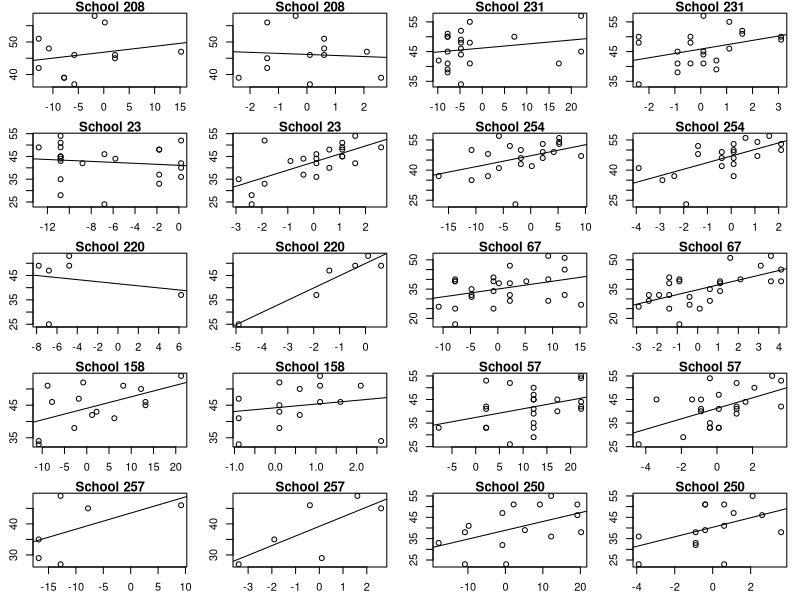
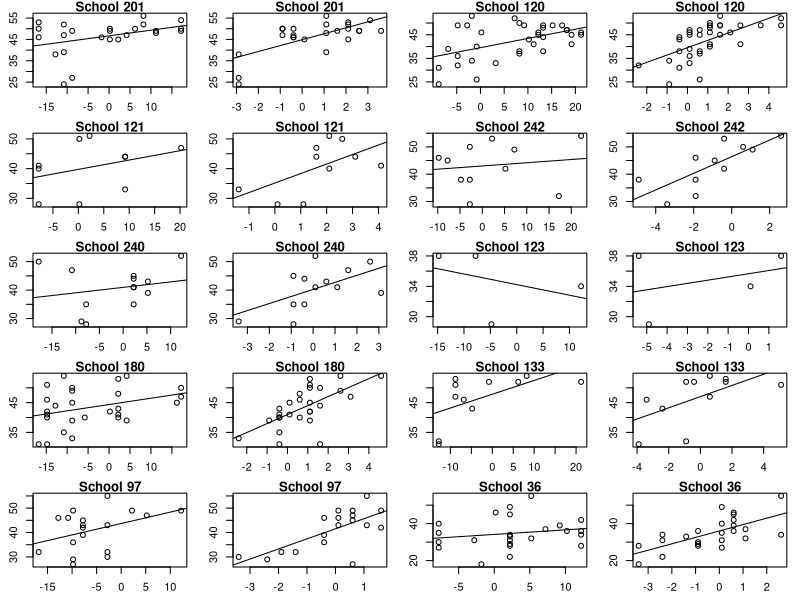
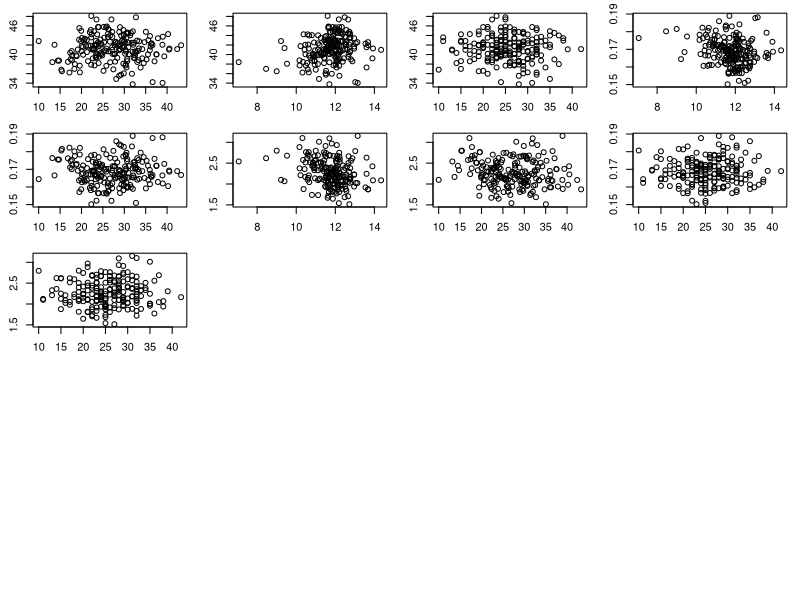
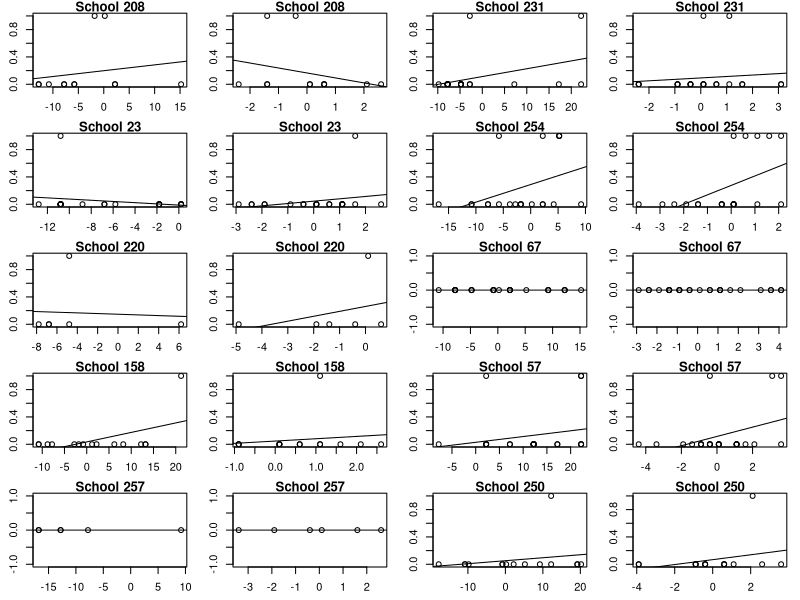
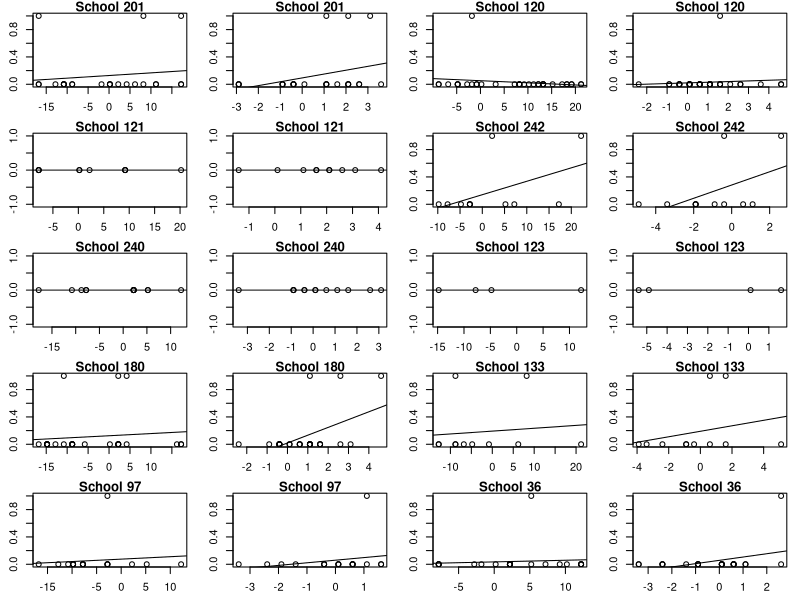
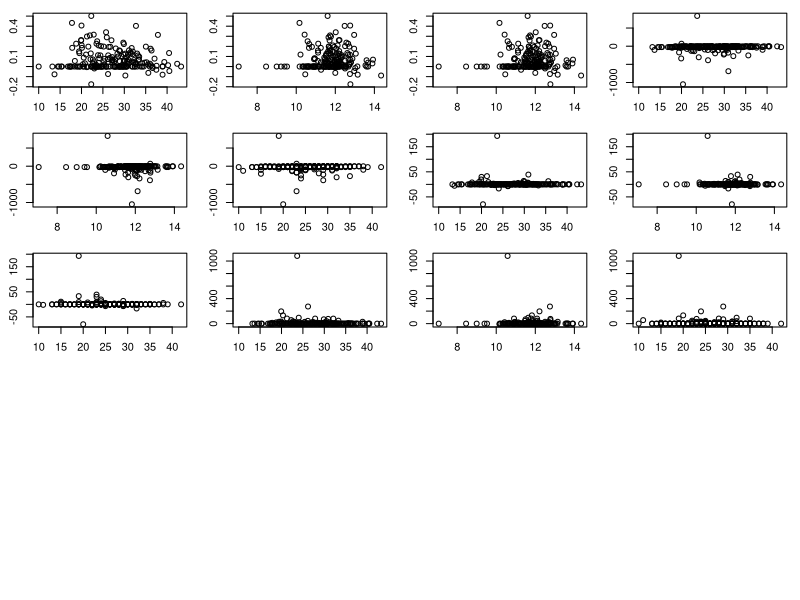
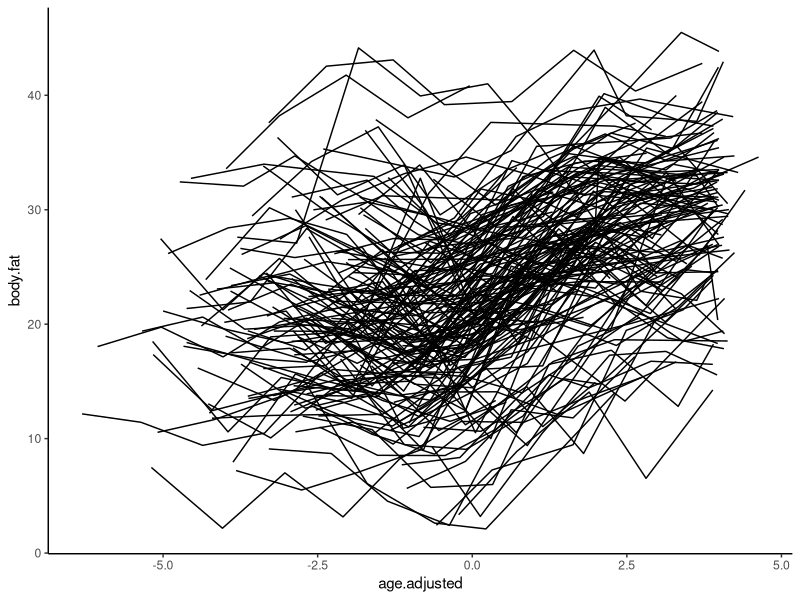
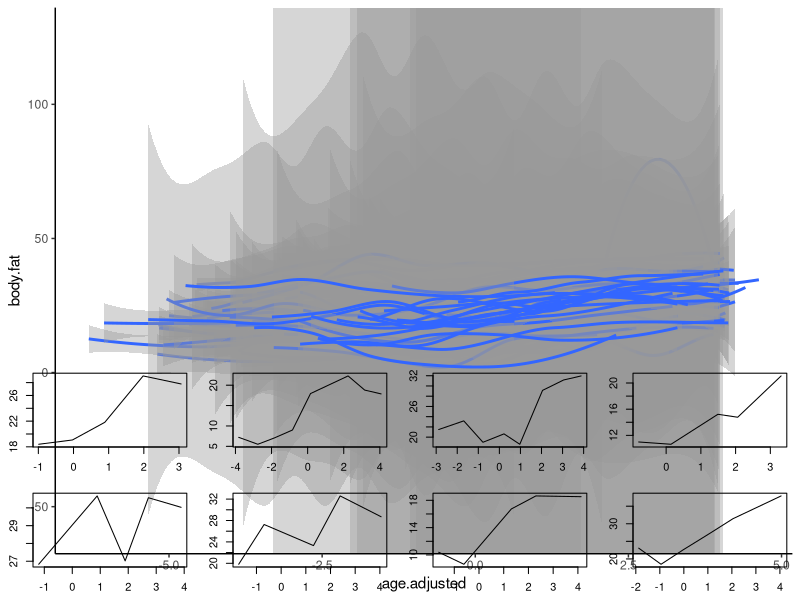

These charts were generated, in order, by the following R code:
## ---- chunk 1
knitr::opts_chunk$set(echo = TRUE)
## ---- chunk 2
# load package
library(car)
library(effects)
library(ggplot2)
library(tidyverse)
library(lmerTest)
## ---- chunk 3
data <- read.table("data/Snijders.txt", header = TRUE)
data <- na.omit(data)
num_rows <- nrow(data)
print(num_rows)

data$SES_c <- data$ses - mean(data$ses)
data$IQ_c <- data$iq - mean(data$iq)
## ---- chunk 4
# Set random seed for reproducibility
set.seed(123)
# Randomly sample 20 schools
schools <- sample(unique(data$school), 20)
# Loop over schools and plot test scores vs. SES_c and IQ_c
par(mfrow = c(5, 4), mar = c(2.5, 2.5, 1, 1))
for (i in 1:length(schools)) {
  school_data <- data[data$school == schools[i], ]
  plot(school_data$SES_c, school_data$test, main = paste("School", schools[i]), 
       xlab = "SES_c", ylab = "Test Score")
  abline(lm(test ~ SES_c, data = school_data))
  plot(school_data$IQ_c, school_data$test, main = paste("School", schools[i]), 
       xlab = "IQ_c", ylab = "Test Score")
  abline(lm(test ~ IQ_c, data = school_data))
}
## ---- chunk 5
library(lme4)

## Fit a linear mixed-effects model with test scores as the outcome variable
model <- lmer(test ~ SES_c + IQ_c + (1 + SES_c + IQ_c | school), data = data)
coefs <- coef(model)$school

## Create scatterplots
plot(data$meanses[match(unique(data$school), data$school)], coefs$`(Intercept)`, xlab = "Mean SES", ylab = "Intercept")
plot(data$meaniq[match(unique(data$school), data$school)], coefs$`(Intercept)`, xlab = "Mean IQ", ylab = "Intercept")
plot(data$class.size[match(unique(data$school), data$school)], coefs$`(Intercept)`, xlab = "Class Size", ylab = "Intercept")
plot(data$meaniq[match(unique(data$school), data$school)], coefs$SES_c, xlab = "Mean IQ", ylab = "Slope for IQ_c")
plot(data$meanses[match(unique(data$school), data$school)], coefs$SES_c, xlab = "Mean SES", ylab = "Slope for SES_c")
plot(data$meaniq[match(unique(data$school), data$school)], coefs$IQ_c, xlab = "Mean IQ", ylab = "Slope for IQ_c")
plot(data$meanses[match(unique(data$school), data$school)], coefs$IQ_c, xlab = "Mean SES", ylab = "Slope for SES_c")
plot(data$class.size[match(unique(data$school), data$school)], coefs$SES_c, xlab = "Class Size", ylab = "Slope for SES_c")
plot(data$class.size[match(unique(data$school), data$school)], coefs$IQ_c, xlab = "Class Size", ylab = "Slope for IQ_c")
## ---- chunk 6
# Fit the one-way random-effects ANOVA
model <- lmer(test ~ (1 | school), data = data)

# Compute the intra-class correlation
icc <- as.numeric(VarCorr(model)$school) / (as.numeric(VarCorr(model)$school) + attr(VarCorr(model), "sc")^2)
icc
## ---- chunk 7
model <- lmer(test ~ SES_c + IQ_c + (1 + SES_c + IQ_c | school), data = data)
summary(model)
## ---- chunk 8
# fits a linear mixed-effects model with test scores as the outcome 
null_model <- lmer(test ~ SES_c + IQ_c + (1 | school), data = data)
anova(null_model, model)
## ---- chunk 9
## compares two models using the likelihood ratio test
null_model = lmer(test ~ SES_c+IQ_c + (1 + IQ_c| school), data = data)
anova(null_model, model)
## ---- chunk 10
#compares two models using the likelihood ratio test
null_model = lmer(test ~ SES_c + IQ_c + (1 + SES_c| school), data = data)
anova(null_model, model)
## ---- chunk 11
# The output of the summary function applied to the final_model
final_model = lmer(test ~ SES_c + IQ_c + (1 + IQ_c| school), data = data)
summary(final_model)
## ---- chunk 12
full_model <- lmer(test ~ SES_c + IQ_c + meanses + meaniq + class.size + meanses:IQ_c + meaniq:IQ_c + class.size:IQ_c + (1 + IQ_c| school), data = data)

no_iq_model <- lmer(test ~ SES_c + IQ_c + meanses + meaniq + class.size + meanses:IQ_c + meaniq:IQ_c + class.size:IQ_c + (1 | school), data = data)

anova(no_iq_model, full_model)

no_int_model <- lmer(test ~ SES_c + IQ_c + meanses + meaniq + class.size + meanses:IQ_c + meaniq:IQ_c + class.size:IQ_c + (0 + IQ_c| school), data = data)

anova(no_int_model, full_model)
S(full_model)
## ---- chunk 13
full_model <- lmer(test ~ SES_c + IQ_c + meanses + meaniq + class.size + meanses:IQ_c + meaniq:IQ_c + class.size:IQ_c + (1 + IQ_c| school), data = data)

Anova(full_model)

final_model <- lmer(test ~ meaniq + IQ_c + SES_c + (1 + IQ_c| school), data = data)
summary(final_model)
## ---- chunk 14
data$high_pass <- ifelse(data$test > 52, 1, 0)
set.seed(123)
# Randomly sample 20 schools
schools <- sample(unique(data$school), 20)
# Loop over schools and plot test scores vs. SES_c and IQ_c
par(mfrow = c(5, 4), mar = c(2.5, 2.5, 1, 1))
for (i in 1:length(schools)) {
  school_data <- data[data$school == schools[i], ]
  plot(school_data$SES_c, school_data$high_pass, main = paste("School", schools[i]), 
       xlab = "SES_c", ylab = "high_pass Score")
  abline(lm(high_pass ~ SES_c, data = school_data))
  plot(school_data$IQ_c, school_data$high_pass, main = paste("School", schools[i]), 
       xlab = "IQ_c", ylab = "high_pass Score")
  abline(lm(high_pass ~ IQ_c, data = school_data))
}
## ---- chunk 15
data$high_pass <- ifelse(data$test > 52, 1, 0)
# Fit the one-way random-effects ANOVA
model <- lmer(high_pass ~ 1 + (1 | school), data = data)
# Compute the intra-class correlation
icc <- as.numeric(VarCorr(model)$school) / (as.numeric(VarCorr(model)$school) + attr(VarCorr(model), "sc")^2)
icc
## ---- chunk 16
lm.list <- lmList(high_pass ~ SES_c + IQ_c | school, data = data)
coef.list <- coef(lm.list)

#get list of coefficients
intercept_list <- coef.list$'(Intercept)'
SES_c_list <- coef.list$SES_c
IQ_c_list <- coef.list$SES_c

# Get meanses, meaniq, class.size for each school
class_size_list <- c()
meaniq_list <- c()
meanses_list <- c()
for (sch in unique(data$school)){
  temp_data <- data[data$school == sch, ]
  meanses <- unique(temp_data$meanses)
  meaniq <- unique(temp_data$meaniq)
  class_size <- unique(temp_data$meaniq)
  class_size_list <- append(class_size_list, class_size)
  meaniq_list <- append(meaniq_list, meaniq)
  meanses_list <-append(meanses_list, meanses)
}

#Intercept
plot(intercept_list ~ meanses_list)
plot(intercept_list ~ meaniq_list)
plot(intercept_list ~ class_size_list)

#Class size 

intercept_list <- c()
ses_list <- c()
iq_list <- c()
mean_ses_list <- c()
mean_iq_list <-c()
class_size_list <- c()
for (sch in unique(data$school)){
  temp_data <- data[data$school == sch, ]
    if(sch == 182){
    intercept <- NA
    ses <- NA
    iq <- NA
    intercept_list <- append(intercept_list, intercept)
    ses_list <- append(ses_list, ses)
    iq_list <- append(iq_list, iq)
    mean_ses <- unique(temp_data$meanses)
    mean_iq <- unique(temp_data$meaniq)
    class_size <- unique(temp_data$class.size)
    mean_ses_list <- append(mean_ses_list, mean_ses)
    mean_iq_list <- append(mean_iq_list, mean_iq)
    class_size_list <- append(class_size_list, class_size)
    next
  }
  model <- glm(high_pass ~ SES_c + IQ_c, family = binomial, temp_data)
  output <- summary(model)
  intercept <- output$coefficients[1, 1]
  ses <- output$coefficients[2, 1]
  iq <- output$coefficients[3, 1]
  intercept_list <- append(intercept_list, intercept)
  ses_list <- append(ses_list, ses)
  iq_list <- append(iq_list, iq)
  mean_ses <- unique(temp_data$meanses)
  mean_iq <- unique(temp_data$meaniq)
  class_size <- unique(temp_data$class.size)
  mean_ses_list <- append(mean_ses_list, mean_ses)
  mean_iq_list <- append(mean_iq_list, mean_iq)
  class_size_list <- append(class_size_list, class_size)
}

plotting_data <- as.data.frame(cbind(intercept_list, ses_list, iq_list, mean_ses_list, mean_iq_list, class_size_list))

#Plot
plot(intercept_list ~ mean_ses_list, data = plotting_data)
plot(intercept_list ~ mean_iq_list, data = plotting_data)
plot(intercept_list ~ class_size_list, data = plotting_data)
plot(ses_list ~ mean_ses_list, data = plotting_data)
plot(ses_list ~ mean_iq_list, data = plotting_data)
plot(ses_list ~ class_size_list, data = plotting_data)
plot(iq_list ~ mean_ses_list, data = plotting_data)
plot(iq_list ~ mean_iq_list, data = plotting_data)
plot(iq_list ~ class_size_list, data = plotting_data)
## ---- chunk 17
# Define a generalized linear mixed-effects model with a binary outcome (high_pass) 
model <- glmer(high_pass ~ SES_c + IQ_c + (1 + SES_c + IQ_c | school), family = binomial, data = data)
# Print summary output for the model
S(model)
# Define a null model with only fixed effects for SES_c and IQ_c, and random effects for the intercept
null_model <- glmer(high_pass ~ SES_c + IQ_c + (1 | school), family = binomial, data = data)
# Compare the model with the null model using likelihood ratio test
anova(model, null_model)
# Define a model with fixed effects for SES_c, IQ_c, meanses, meaniq, class.size, and random effects for the intercept
with_leve_two <- glmer(high_pass ~ SES_c + IQ_c + meanses + meaniq + class.size + (1 | school), data = data, family = binomial)
# Define a null model with fixed effects for SES_c, IQ_c, meanses, and meaniq, but no random effects, 
# to compare with the model with level two covariates
null_model = glm(high_pass ~ SES_c + IQ_c + meanses + meaniq + class.size, family = binomial, data = data)
# Compare the model with level two covariates with the null model using likelihood ratio test
anova(with_leve_two, null_model)
# Print summary output for the model with level two covariates
S(with_leve_two)
# Define a reduced model with fixed effects for SES_c, IQ_c, and meaniq, and random effects for the intercept, 
# with grouping by school
reduced = glmer(high_pass ~ SES_c + IQ_c + meaniq + 
                              (1 | school), family = binomial, data = data)
# Compare the reduced model with the model with level two covariates using likelihood ratio test
anova(reduced, with_leve_two)
# Define the final model with fixed effects for SES_c, IQ_c, and meaniq, and random effects for the intercep
final_model = glmer(high_pass ~ SES_c + IQ_c + meaniq + 
                              (1 | school),family = binomial,  data = data)
# Print summary output for the final model
S(final_model)
## ---- chunk 18
phillips <- read.table("data/Phillips.txt", header=TRUE)

# Create a scatterplot of body fat over adjusted age for all girls, with a loess curve
ggplot(phillips, aes(x=age.adjusted, y=body.fat, group=subject)) + geom_line() + theme_classic()

## with smooth 
ggplot(phillips, aes(x=age.adjusted, y=body.fat, group=subject))+geom_smooth(method="loess")+theme_classic()

# Sample 30 girls, plot 30 separate graphs
set.seed(123) # set seed for reproducibility
my_sample <- sample(unique(phillips$subject), 30)
for (girl in my_sample) {
temp_data <- phillips[phillips$subject == girl,]
plot(body.fat ~ age.adjusted, data=temp_data, type='l')
}
## ---- chunk 19
phillips$t_plus <- ifelse(phillips$age.adjusted >= 0, 1, 0) * phillips$age.adjusted
phillips$t_minus <- ifelse(phillips$age.adjusted < 0, 1, 0) * phillips$age.adjusted

model <- lmer(body.fat ~ t_minus + t_plus + (1 + t_minus + t_plus | subject), data = phillips)
S(model)
# without t_minus
model1 <- lmer(body.fat ~ t_minus + t_plus + (1 + t_plus | subject), data = phillips)
anova(model, model1)
## ---- chunk 20
# without t_plus
model2 <- lmer(body.fat ~ t_minus + t_plus + (1 + t_minus| subject), data = phillips)
anova(model, model2)
## ---- chunk 21
# without random intercept
model2 <- lmer(body.fat ~ t_minus + t_plus + (0 + t_minus + t_plus| subject), data = phillips)
## ---- chunk 22
anova(model, model2)
